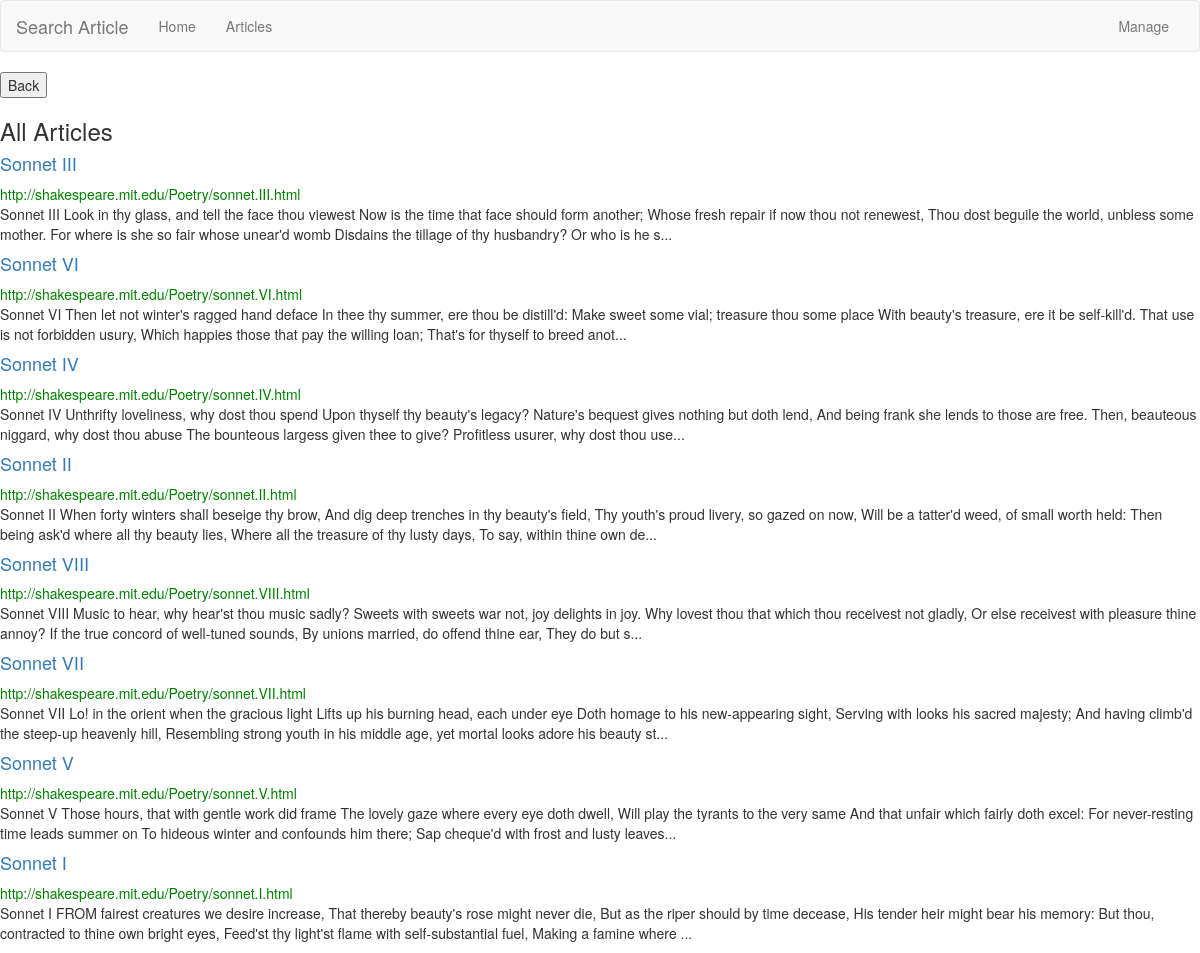
The page /search/articles/ on the database its author committed.
### search/models.py (models this page shows, shortened)
class Article(models.Model):
    title = models.CharField(max_length=100, default="", blank=False)
    summary = models.CharField(max_length=300, default="", blank=True)
    url = models.URLField(max_length=1000, default="", blank=False)
    hide = models.BooleanField(default=False)
    def get_title(self):
        return str(self.title)
    def get_summary(self):
        return str(self.summary)
    def get_url(self):
        return str(self.url)

### search/views/ArticlesView.py (the view)
# urls.py: url('articles/', views.ArticlesView.as_view(), name='articles'),
class ArticlesView(generic.ListView):
    model = Article
    template_name = 'search/article_list.html'
    context_object_name = 'all_articles'
    def get_context_data(self, **kwargs):
        context = super(ArticlesView, self).get_context_data(**kwargs)
        context['error_msg'] = "No articles was found"
        return context
    def get_queryset(self):
        return Article.objects.all().exclude(hide=True)

### search/templates/search/article_list.html (shortened to what this page needs)
{%extends 'search/base.html' %}
{% block body %}
<button id="go-back">Back</button>
{% if all_articles %}
<h3>All Articles</h3>
    {% for article in all_articles %}
    <div class="result">
        <h4><a href="{{article.get_url}}">{{article.get_title }}</a></h4>
        <p>
            <div class="link">{{article.get_url}}</div>
            <div class="summary">{{article.get_summary }}...</div>
        </p>
    </div>
    {% endfor %}
{% else %}
    <h3>{{error_msg}}</h3>
{% endif %}
{% endblock %}

### search/static/search/style.css (style rules this page uses)
body { // background: yellow; }
.link { color: green; }

### rows shown on the page
Article: get_title "Sonnet III", get_url "http://shakespeare.mit.edu/Poetry/sonnet.III.html", get_summary "Sonnet III Look in thy glass, and tell the face thou viewest Now is the time that face should form another; Whose fresh repair if now thou not renewest, Thou dost beguile the world, unbless some mother. For where is she so fair whose unear'd womb Disdains the tillage of thy husbandry? Or who is he s"
Article: get_title "Sonnet VI", get_url "http://shakespeare.mit.edu/Poetry/sonnet.VI.html", get_summary "Sonnet VI Then let not winter's ragged hand deface In thee thy summer, ere thou be distill'd: Make sweet some vial; treasure thou some place With beauty's treasure, ere it be self-kill'd. That use is not forbidden usury, Which happies those that pay the willing loan; That's for thyself to breed anot"
Article: get_title "Sonnet IV", get_url "http://shakespeare.mit.edu/Poetry/sonnet.IV.html", get_summary "Sonnet IV Unthrifty loveliness, why dost thou spend Upon thyself thy beauty's legacy? Nature's bequest gives nothing but doth lend, And being frank she lends to those are free. Then, beauteous niggard, why dost thou abuse The bounteous largess given thee to give? Profitless usurer, why dost thou use"
Article: get_title "Sonnet II", get_url "http://shakespeare.mit.edu/Poetry/sonnet.II.html", get_summary "Sonnet II When forty winters shall beseige thy brow, And dig deep trenches in thy beauty's field, Thy youth's proud livery, so gazed on now, Will be a tatter'd weed, of small worth held: Then being ask'd where all thy beauty lies, Where all the treasure of thy lusty days, To say, within thine own de"
Article: get_title "Sonnet VIII", get_url "http://shakespeare.mit.edu/Poetry/sonnet.VIII.html", get_summary "Sonnet VIII Music to hear, why hear'st thou music sadly? Sweets with sweets war not, joy delights in joy. Why lovest thou that which thou receivest not gladly, Or else receivest with pleasure thine annoy? If the true concord of well-tuned sounds, By unions married, do offend thine ear, They do but s"
Article: get_title "Sonnet VII", get_url "http://shakespeare.mit.edu/Poetry/sonnet.VII.html", get_summary "Sonnet VII Lo! in the orient when the gracious light Lifts up his burning head, each under eye Doth homage to his new-appearing sight, Serving with looks his sacred majesty; And having climb'd the steep-up heavenly hill, Resembling strong youth in his middle age, yet mortal looks adore his beauty st"
Article: get_title "Sonnet V", get_url "http://shakespeare.mit.edu/Poetry/sonnet.V.html", get_summary "Sonnet V Those hours, that with gentle work did frame The lovely gaze where every eye doth dwell, Will play the tyrants to the very same And that unfair which fairly doth excel: For never-resting time leads summer on To hideous winter and confounds him there; Sap cheque'd with frost and lusty leaves"
Article: get_title "Sonnet I", get_url "http://shakespeare.mit.edu/Poetry/sonnet.I.html", get_summary "Sonnet I FROM fairest creatures we desire increase, That thereby beauty's rose might never die, But as the riper should by time decease, His tender heir might bear his memory: But thou, contracted to thine own bright eyes, Feed'st thy light'st flame with self-substantial fuel, Making a famine where"
